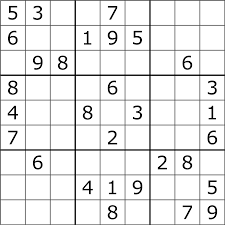
#> input picture sudoku/index.png, 225 x 225 px
$ jupyter execute Untitled.ipynb   (older library calls are emulated)
#> lines starting #> are read from the running program, lines starting #| are printed output that depends on the picture
[cell 1]
import matplotlib.pyplot as plt

[cell 2]
from PIL import Image
import numpy as np

def load_image( infilename ) :
#> called with infilename = 'index.png'
    basewidth=255
    img = Image.open( infilename )
#> img is the input picture: PIL image 225x225 P; min 0, max 255, mean 233.5
    img.load()
    wpercent = (basewidth / float(img.size[0]))
#> wpercent = 1.13
    hsize = int((float(img.size[1]) * float(wpercent)))
#> hsize = 255
    img = img.resize((basewidth, hsize), Image.ANTIALIAS)
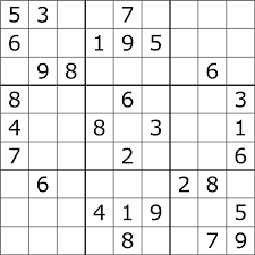
#> img: PIL image 255x255 P; min 0, max 255, mean 234.9
    data = np.asarray( img, dtype="int32" ,)
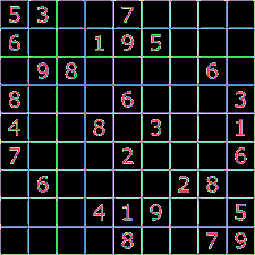
#> data: shape (255, 255) int32; 45 distinct labels, from 0 to 44; one colour per label, 0 black
    return data

def save_image( npdata, outfilename ) :
    img = Image.fromarray( np.asarray( np.clip(npdata,0,255), dtype="uint8"), "L" )
    img.save( outfilename )

[cell 3]
import copy

l=[[0,3,0,0],
   [0,0,0,2],
   [1,0,0,0],
   [0,0,0,0]]
l=[[0,0,0,0,0,0,0,0,0],
   [0,0,0,0,0,3,0,8,5],
   [0,0,1,0,2,0,0,0,0],
   [0,0,0,5,0,7,0,0,0],
   [0,0,4,0,0,0,1,0,0],
   [0,9,0,0,0,0,0,0,0],
   [5,0,0,0,0,0,0,7,3],
   [0,0,2,0,1,0,0,0,0],
   [0,0,0,0,4,0,0,0,9]]
l=[[0,4,0,2,0,1,0,6,0],
   [0,0,0,0,0,0,0,0,0],
   [9,0,5,0,0,0,3,0,7],
   [0,0,0,0,0,0,0,0,0],
   [5,0,7,0,8,0,1,0,4],
   [0,1,0,0,0,0,0,9,0],
   [0,0,1,0,0,0,6,0,0],
   [0,0,0,7,0,5,0,0,0],
   [6,0,8,9,0,4,5,0,3]]
l=[[1,0,0,0,7,0,0,3,0],
   [8,3,0,6,0,0,0,0,0],
   [0,0,2,9,0,0,6,0,8],
   [6,0,0,0,0,4,9,0,7],
   [0,9,0,0,0,0,0,5,0],
   [3,0,7,5,0,0,0,0,4],
   [2,0,3,0,0,9,1,0,0],
   [0,0,0,0,0,2,0,4,3],
   [0,4,0,0,8,0,0,0,9]]
l=[[5,3,0,0,7,0,0,0,0],
   [6,0,0,1,9,5,0,0,0],
   [0,9,8,0,0,0,0,6,0],
   [8,0,0,0,6,0,0,0,3],
   [4,0,0,8,0,3,0,0,1],
   [7,0,0,0,2,0,0,0,6],
   [0,6,0,0,0,0,2,8,0],
   [0,0,0,4,1,9,0,0,5],
   [0,0,0,0,8,0,0,7,9]]
n=len(l)

[cell 4]
data=load_image("index.png")
print(data.shape)
#| (255, 255)
plt.imshow(data)
X=[]
y=[]
for i in range(9):
    for j in range(9):
        data_temp=data[3+i*28:2+(i+1)*28,3+j*28:2+(j+1)*28]#[1+i*2+i*23:i*2+(i+1)*23,1+j*2+j*23:j*2+(j+1)*23]
        plt.imshow(data_temp)
        X.append(data_temp)
        y.append(l[i][j])
        plt.show()
#> this loop made 9 passes
#> pass 1, `plt.show()`:
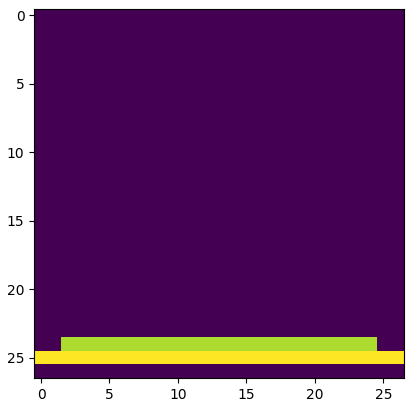
#> figure drawn by matplotlib, 1 panel
#> pass 1, `plt.show()`:
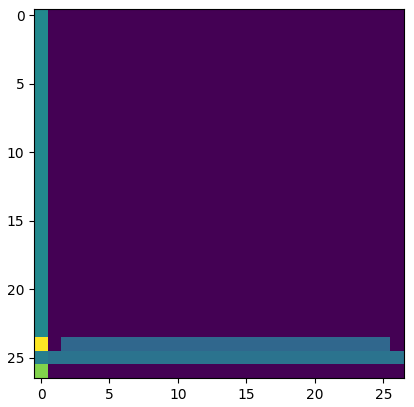
#> figure drawn by matplotlib, 1 panel
#> pass 2, `plt.show()`:
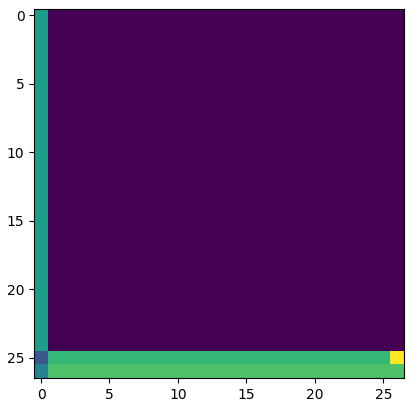
#> figure drawn by matplotlib, 1 panel
#> after the loop, X = 81 items; y = 81 values, max 9 at index 13, min 0 at index 2, mean 2.05
X=np.array(X).reshape(81,-1)/255
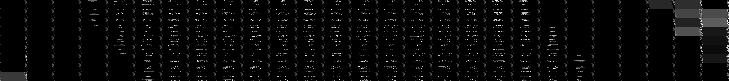
#> X: shape (81, 729) float64; min 0, max 0.173, mean 0.00592; drawn with min black and max white
y=np.array(y)

[cell 5]
from sklearn.linear_model import LogisticRegression
lr=LogisticRegression(solver="lbfgs",multi_class="auto",max_iter=10000)
lr.fit(X,y)
l=lr.predict(X.reshape(81,-1)).reshape(9,9).tolist()
#> l = 9 items, first 6: [0, 0, 0, 0, 0, 0, 0, 0, 0], [0, 0, 0, 0, 0, 0, 0, 0, 0], [0, 0, 0, 0, 0, 0, 0, 0, 0], [0, 0, 0, 0, 0, 0, 0, 0, 0], [0, 0, 0, 0, 0, 0, 0, 0, 0], [0, 0, 0, 0, 0, 0, 0, 0, 0]

[cell 6]
l
#> Out has the same summary as l

[cell 7]
data=255-load_image("index2.png")[:,:,0]
#> call 2 of load_image, with infilename = 'index2.png'
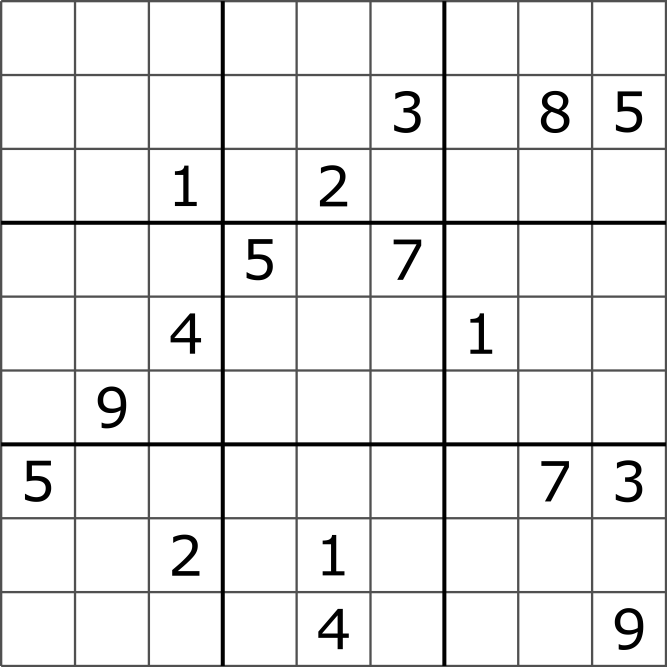
#> input picture sudoku/index2.png, 2000 x 2000 px (shown at 1/3 size)
#> in load_image, img is the input picture: PIL image 2000x2000 RGBA; mean R, G, B, A 235.6, 235.6, 235.6, 255
#> in load_image (call 2), `img = img.resize((basewidth, hsize), Image.ANTIALIAS)`:
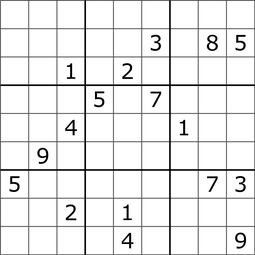
#> img: PIL image 255x255 RGBA; mean R, G, B, A 234.6, 234.6, 234.6, 255; transparent parts drawn white
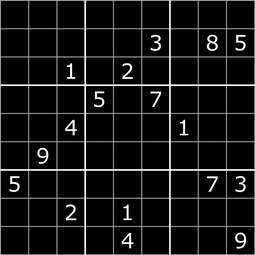
#> data: shape (255, 255) int32; min 0, max 255, mean 20.4
plt.imshow(data)
X=[]
for i in range(9):
    for j in range(9):
        data_temp=data[3+i*28:2+(i+1)*28,3+j*28:2+(j+1)*28]
        #plt.imshow(data_temp)
        X.append(data_temp)
        #plt.show()
X=np.array(X).reshape(81,-1)
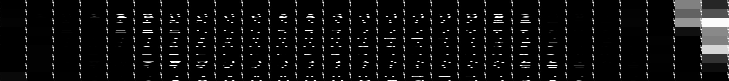
#> X: shape (81, 729) int32; min 0, max 255, mean 15.4
l=lr.predict(X.reshape(81,-1)).reshape(9,9).tolist()
#> l = 9 items, first 6: [0, 0, 0, 0, 0, 0, 0, 0, 6], [0, 0, 0, 0, 0, 8, 0, 8, 6], [0, 0, 6, 0, 8, 0, 6, 6, 6], [0, 0, 0, 8, 0, 8, 0, 6, 6], [0, 0, 8, 0, 0, 0, 6, 6, 6], [0, 8, 0, 0, 0, 0, 0, 6, 6]

[cell 8]
l
#> Out has the same summary as l

[cell 9]
def print_sudoku(l):
    for i in range(len(l)):
        for j in range(len(l)):
            if j%int(len(l)**0.5)==0:
                print("  ",end="")
            print(l[i][j],"  ",end="")
        if (i+1)%int(len(l)**0.5)==0:
            print("\n")
        print("\n")
#> the loop `while(True):` made 2 passes
#> n in place_filler on passes 1 to 2: 9, 9

def place_probable(x,y,l):
    if l[x][y]!=0:
        return set([])
    p=list(range(1,n+1))
    p_r=[]
    for i in range(n):
        p_r.append(l[x][i])
        p_r.append(l[i][y])
    for i in range(0,n,int(n**0.5)):
        if i<=x and x<i+int(n**0.5):
            sub_x=i
        if i<=y and y<i+int(n**0.5):
            sub_y=i
    for i in range(sub_x,sub_x+int(n**0.5)):
        for j in range(sub_y,sub_y+int(n**0.5)):
            p_r.append(l[i][j])
    p_r=[i for i in range(1,n+1) if i not in p_r]
    return set(p_r)


def sudoku_checker(l):
    n=len(l)
#> n = 9
    for x in range(n):
        for y in range(n):
            if l[x][y]==0:
                return False
    return True


def place_filler(l,give_l=True):
    n=len(l)
    for x in range(n):
        for y in range(n):
            if y%int(len(l)**0.5)==0:
                print("  ",end="")

            temp=place_probable(x,y,l)
            print(temp,end=" ")
            if len(temp)==1:
                l[x][y]=temp.pop()
                continue

            temp=place_probable(x,y,l)
            for j in range(n):
                if y!=j:
                    temp=temp-place_probable(x,j,l)
            if len(temp)==1:
                l[x][y]=temp.pop()
                continue


            temp=place_probable(x,y,l)
            for i in range(n):
                if x!=i:
                    temp=temp-place_probable(i,y,l)
            if len(temp)==1:
                l[x][y]=temp.pop()
                continue

            temp=place_probable(x,y,l)
            for i in range(0,n,int(n**0.5)):
                if i<=x and x<i+int(n**0.5):
                    sub_x=i
                if i<=y and y<i+int(n**0.5):
                    sub_y=i
            for i in range(sub_x,sub_x+int(n**0.5)):
                for j in range(sub_y,sub_y+int(n**0.5)):
                    if x!=i or y!=j:
                        temp=temp-place_probable(i,j,l)
            if len(temp)==1:
                l[x][y]=temp.pop()
                continue
        if (x+1)%int(len(l)**0.5)==0:
            print("\n")
        print("\n")
    if(give_l):
        return l

[cell 10]
print_sudoku(l)

[cell 11]
while(True):
    temp_l=place_filler(copy.deepcopy(l))
    if(temp_l==l):
        print("can't go further")
        break
    else:
        l=temp_l
    print("\n\n")
print(sudoku_checker(l))
#| False

[cell 12]
print_sudoku(l)
#> the loop in print_sudoku (call 2), `for i in range(len(l)):` made 9 passes
#|   0   0   0     0   0   0     0   0   6
#|   0   0   0     0   0   8     0   8   6
#|   0   0   6     0   8   0     6   6   6
#|   0   0   0     8   0   8     0   6   6
#|   0   0   8     0   0   0     6   6   6
#|   0   8   0     0   0   0     0   6   6
#|   8   0   0     0   6   0     0   8   8
#|   0   0   8     0   8   0     0   0   6
#> (further printed lines are left out)
